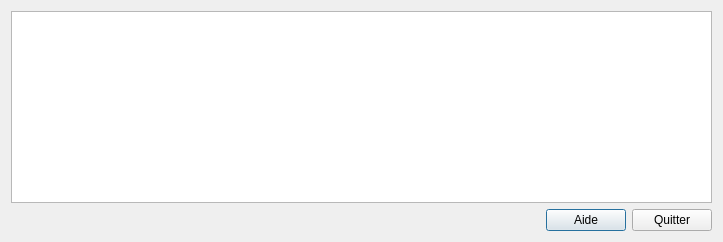
<?xml version="1.0" encoding="UTF-8"?>
<ui version="4.0">
 <class>MensurationsDialog</class>
 <widget class="QDialog" name="MensurationsDialog">
  <property name="geometry">
   <rect>
    <x>0</x>
    <y>0</y>
    <width>712</width>
    <height>574</height>
   </rect>
  </property>
  <property name="windowTitle">
   <string>Gestion des mensurations</string>
  </property>
  <property name="windowIcon">
   <iconset resource="ressources.qrc">
    <normaloff>:/images/measure-icon.png</normaloff>:/images/measure-icon.png</iconset>
  </property>
  <layout class="QGridLayout" name="gridLayout">
   <property name="sizeConstraint">
    <enum>QLayout::SetFixedSize</enum>
   </property>
   <item row="0" column="0" colspan="3">
    <widget class="QGraphicsView" name="graphicsView"/>
   </item>
   <item row="1" column="0">
    <spacer name="horizontalSpacer">
     <property name="orientation">
      <enum>Qt::Horizontal</enum>
     </property>
     <property name="sizeHint" stdset="0">
      <size>
       <width>529</width>
       <height>20</height>
      </size>
     </property>
    </spacer>
   </item>
   <item row="1" column="1">
    <widget class="QPushButton" name="btnHelp">
     <property name="text">
      <string>Aide</string>
     </property>
     <property name="icon">
      <iconset resource="ressources.qrc">
       <normaloff>:/images/help-icon.png</normaloff>:/images/help-icon.png</iconset>
     </property>
    </widget>
   </item>
   <item row="1" column="2">
    <widget class="QPushButton" name="btnClose">
     <property name="text">
      <string>Quitter</string>
     </property>
     <property name="icon">
      <iconset resource="ressources.qrc">
       <normaloff>:/images/close-icon.png</normaloff>:/images/close-icon.png</iconset>
     </property>
    </widget>
   </item>
  </layout>
 </widget>
 <resources>
  <include location="ressources.qrc"/>
 </resources>
 <connections>
  <connection>
   <sender>btnClose</sender>
   <signal>clicked()</signal>
   <receiver>MensurationsDialog</receiver>
   <slot>accept()</slot>
   <hints>
    <hint type="sourcelabel">
     <x>601</x>
     <y>546</y>
    </hint>
    <hint type="destinationlabel">
     <x>403</x>
     <y>539</y>
    </hint>
   </hints>
  </connection>
 </connections>
</ui>
